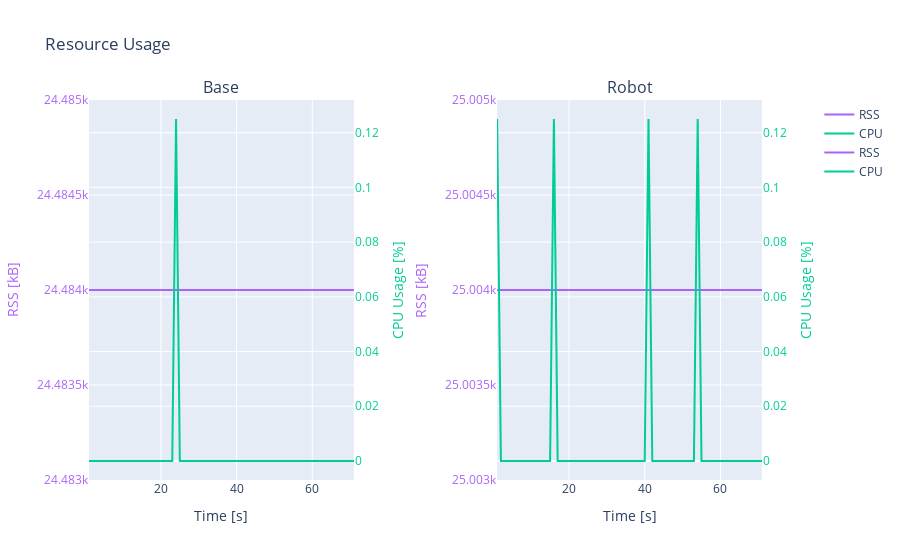

Notebook cell for this chart:
### Markdown cell above
**Resource Graphs**

### Code cell
def plotResourceGraphs():
    logfiles = []

    for root, _, files in os.walk(PATH):
        for file in files:
            if file in ["pidstat-base.csv.log", "pidstat-robot.csv.log"]:
                logfiles.append(root + "/" + file)

    fig = make_subplots(
        rows=1,
        cols=2,
        subplot_titles=("Base", "Robot"),
        specs=[[{"secondary_y": True}, {"secondary_y": True}]],
    )
    fig.update_xaxes(title_text="Time [s]")
    fig.update_yaxes(
        title_text="RSS [kB]",
        secondary_y=False,
        titlefont=dict(color="#ab63fa"),
        tickfont=dict(color="#ab63fa"),
    )
    fig.update_yaxes(
        title_text="CPU Usage [%]",
        secondary_y=True,
        titlefont=dict(color="#00cc96"),
        tickfont=dict(color="#00cc96"),
    )
    fig.update_layout(title_text="Resource Usage")

    for file in logfiles:
        # Get node name
        nodeName = re.search(r"/pidstat-(\w*)", file).group(1)
        column = 1 if ("base" in nodeName) else 2

        # Get number of CPU Cores
        with open(file.replace(".csv", "")) as f:
            cpuCores = int(re.search(r"\((\d*) CPU\)", f.readline()).group(1))

        df = pd.read_csv(file, sep="\s+", usecols=[0, 7, 11, 12])
        # substract start time
        df = df.subtract([simStart, 0, 0, 0], axis="columns")
        # devide CPU usage by core count
        df = df.divide([1, cpuCores, 1, 1], axis="columns")

        # plot
        fig.add_trace(
            go.Scatter(
                x=df["Time"],
                y=df["RSS"],
                mode="lines",
                name="RSS",
                line=dict(color="#ab63fa", width=2),
            ),
            secondary_y=False,
            row=1,
            col=column,
        )
        fig.add_trace(
            go.Scatter(
                x=df["Time"],
                y=df["%CPU"],
                mode="lines",
                name="CPU",
                line=dict(color="#00cc96", width=2),
            ),
            secondary_y=True,
            row=1,
            col=column,
        )

        # Print mean values
        stats = f"Mean Values {nodeName}:\nCPU: \t{df.loc[:,'%CPU'].mean()} %\nRSS: \t{df.loc[:,'RSS'].mean()} kB\n"
        print(stats)

    fig.show()

plotResourceGraphs()

### Figure 1 — Plotly figure (JSON) as saved in the notebook; plotly's stock layout.template omitted (floating-point values rounded to 4 significant figures)
{"data": [{"line": {"color": "#ab63fa", "width": 2}, "mode": "lines", "name": "RSS", "type": "scatter", "x": [1, 2, 3, 4, 5, 6, 7, 8, 9, 10, 11, 12, 13, 14, 15, 16, 17, 18, 19, 20, 21, 22, 23, 24, 25, 26, 27, 28, 29, 30, 31, 32, 33, 34, 35, 36, 37, 38, 39, 40, 41, 42, 43, 44, 45, 46, 47, 48, 49, 50, 51, 52, 53, 54, 55, 56, 57, 58, 59, 60, 61, 62, 63, 64, 65, 66, 67, 68, 69, 70, 71], "xaxis": "x", "y": [24484, 24484, 24484, 24484, 24484, 24484, 24484, 24484, 24484, 24484, 24484, 24484, 24484, 24484, 24484, 24484, 24484, 24484, 24484, 24484, 24484, 24484, 24484, 24484, 24484, 24484, 24484, 24484, 24484, 24484, 24484, 24484, 24484, 24484, 24484, 24484, 24484, 24484, 24484, 24484, 24484, 24484, 24484, 24484, 24484, 24484, 24484, 24484, 24484, 24484, 24484, 24484, 24484, 24484, 24484, 24484, 24484, 24484, 24484, 24484, 24484, 24484, 24484, 24484, 24484, 24484, 24484, 24484, 24484, 24484, 24484], "yaxis": "y"}, {"line": {"color": "#00cc96", "width": 2}, "mode": "lines", "name": "CPU", "type": "scatter", "x": [1, 2, 3, 4, 5, 6, 7, 8, 9, 10, 11, 12, 13, 14, 15, 16, 17, 18, 19, 20, 21, 22, 23, 24, 25, 26, 27, 28, 29, 30, 31, 32, 33, 34, 35, 36, 37, 38, 39, 40, 41, 42, 43, 44, 45, 46, 47, 48, 49, 50, 51, 52, 53, 54, 55, 56, 57, 58, 59, 60, 61, 62, 63, 64, 65, 66, 67, 68, 69, 70, 71], "xaxis": "x", "y": [0, 0, 0, 0, 0, 0, 0, 0, 0, 0, 0, 0, 0, 0, 0, 0, 0, 0, 0, 0, 0, 0, 0, 0.125, 0, 0, 0, 0, 0, 0, 0, 0, 0, 0, 0, 0, 0, 0, 0, 0, 0, 0, 0, 0, 0, 0, 0, 0, 0, 0, 0, 0, 0, 0, 0, 0, 0, 0, 0, 0, 0, 0, 0, 0, 0, 0, 0, 0, 0, 0, 0], "yaxis": "y2"}, {"line": {"color": "#ab63fa", "width": 2}, "mode": "lines", "name": "RSS", "type": "scatter", "x": [1, 2, 3, 4, 5, 6, 7, 8, 9, 10, 11, 12, 13, 14, 15, 16, 17, 18, 19, 20, 21, 22, 23, 24, 25, 26, 27, 28, 29, 30, 31, 32, 33, 34, 35, 36, 37, 38, 39, 40, 41, 42, 43, 44, 45, 46, 47, 48, 49, 50, 51, 52, 53, 54, 55, 56, 57, 58, 59, 60, 61, 62, 63, 64, 65, 66, 67, 68, 69, 70, 71], "xaxis": "x2", "y": [25004, 25004, 25004, 25004, 25004, 25004, 25004, 25004, 25004, 25004, 25004, 25004, 25004, 25004, 25004, 25004, 25004, 25004, 25004, 25004, 25004, 25004, 25004, 25004, 25004, 25004, 25004, 25004, 25004, 25004, 25004, 25004, 25004, 25004, 25004, 25004, 25004, 25004, 25004, 25004, 25004, 25004, 25004, 25004, 25004, 25004, 25004, 25004, 25004, 25004, 25004, 25004, 25004, 25004, 25004, 25004, 25004, 25004, 25004, 25004, 25004, 25004, 25004, 25004, 25004, 25004, 25004, 25004, 25004, 25004, 25004], "yaxis": "y3"}, {"line": {"color": "#00cc96", "width": 2}, "mode": "lines", "name": "CPU", "type": "scatter", "x": [1, 2, 3, 4, 5, 6, 7, 8, 9, 10, 11, 12, 13, 14, 15, 16, 17, 18, 19, 20, 21, 22, 23, 24, 25, 26, 27, 28, 29, 30, 31, 32, 33, 34, 35, 36, 37, 38, 39, 40, 41, 42, 43, 44, 45, 46, 47, 48, 49, 50, 51, 52, 53, 54, 55, 56, 57, 58, 59, 60, 61, 62, 63, 64, 65, 66, 67, 68, 69, 70, 71], "xaxis": "x2", "y": [0.125, 0, 0, 0, 0, 0, 0, 0, 0, 0, 0, 0, 0, 0, 0, 0.125, 0, 0, 0, 0, 0, 0, 0, 0, 0, 0, 0, 0, 0, 0, 0, 0, 0, 0, 0, 0, 0, 0, 0, 0, 0.125, 0, 0, 0, 0, 0, 0, 0, 0, 0, 0, 0, 0, 0.125, 0, 0, 0, 0, 0, 0, 0, 0, 0, 0, 0, 0, 0, 0, 0, 0, 0], "yaxis": "y4"}], "layout": {"annotations": [{"font": {"size": 16}, "showarrow": false, "text": "Base", "x": 0.185, "xanchor": "center", "xref": "paper", "y": 1, "yanchor": "bottom", "yref": "paper"}, {"font": {"size": 16}, "showarrow": false, "text": "Robot", "x": 0.755, "xanchor": "center", "xref": "paper", "y": 1, "yanchor": "bottom", "yref": "paper"}], "title": {"text": "Resource Usage"}, "xaxis": {"anchor": "y", "domain": [0, 0.37], "title": {"text": "Time [s]"}}, "xaxis2": {"anchor": "y3", "domain": [0.57, 0.94], "title": {"text": "Time [s]"}}, "yaxis": {"anchor": "x", "domain": [0, 1], "tickfont": {"color": "#ab63fa"}, "title": {"font": {"color": "#ab63fa"}, "text": "RSS [kB]"}}, "yaxis2": {"anchor": "x", "overlaying": "y", "side": "right", "tickfont": {"color": "#00cc96"}, "title": {"font": {"color": "#00cc96"}, "text": "CPU Usage [%]"}}, "yaxis3": {"anchor": "x2", "domain": [0, 1], "tickfont": {"color": "#ab63fa"}, "title": {"font": {"color": "#ab63fa"}, "text": "RSS [kB]"}}, "yaxis4": {"anchor": "x2", "overlaying": "y3", "side": "right", "tickfont": {"color": "#00cc96"}, "title": {"font": {"color": "#00cc96"}, "text": "CPU Usage [%]"}}}}
